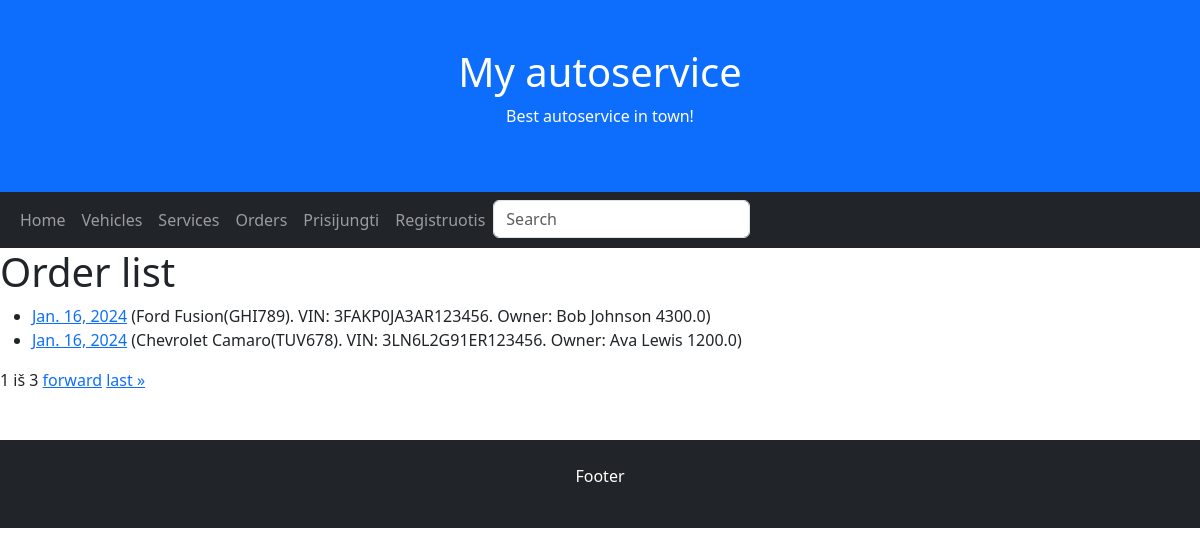
Screenshot of /autoservice/orders/ with the database file from the repository.
### autoservice/models.py (models this page shows, shortened)
class Order(models.Model):
    date = models.DateField(verbose_name='Date', auto_now=True, null=True, blank=True)
    vehicle = models.ForeignKey(to='Vehicle', on_delete=models.CASCADE)
    total = models.FloatField(verbose_name='Total', null=True, blank=True)
    ORDER_STATUS = (
        ('r', 'Received'),
        ('c', 'Confirmed'),
        ('ip', 'In-progress'),
        ('co', 'Complete'),
    )
    order_status = models.CharField(max_length=2, choices=ORDER_STATUS, blank=True, default='r', help_text='Order status')
    class Meta:
        verbose_name = 'Order'
        verbose_name_plural = 'Orders'

class Vehicle(models.Model):
    model = models.ForeignKey(to='Model', on_delete=models.CASCADE)
    plate = models.CharField(verbose_name='Plate number', max_length=50, null=True, blank=True)
    vin = models.CharField(verbose_name='VIN number', max_length=50, null=True, blank=True)
    client = models.CharField(verbose_name='Client', max_length=50, null=True, blank=True)
    cover = models.ImageField('Cover', upload_to='covers', null=True, blank=True)
    def __str__(self):
        return f"{self.model}({self.plate}). VIN: {self.vin}. Owner: {self.client}"
    class Meta:
        verbose_name = 'Vehicle'
        verbose_name_plural = 'Vehicles'

class Model(models.Model):
    make = models.CharField(verbose_name='Make', max_length=50, null=True, blank=True)
    model = models.CharField(verbose_name='Model', max_length=50, null=True, blank=True)
    def __str__(self):
        return f"{self.make} {self.model}"
    class Meta:
        verbose_name = 'Model'
        verbose_name_plural = 'Models'

### autoservice/views.py (the view)
# urls.py: path('orders/', views.OrderListView.as_view(), name='orders'),
class OrderListView(generic.ListView):
    model = Order
    paginate_by = 2
    template_name = 'order_list.html'

### autoservice/templates/order_list.html (shortened to what this page needs)
{% extends "base.html" %}
{% block "content" %}
  <h1>Order list</h1>
  {% if order_list %}
  <ul>
    {% for order in order_list %}
      <li>
        <a href="{{ order.id }}">{{ order.date }}</a> ({{order.vehicle}} {{order.total}})
      </li>
    {% endfor %}
  </ul>
  {% else %}
    <p>There are currently no orders.</p>
  {% endif %}
<div class="pagination">
    <span class="step-links">
        <span class="current">
            {{ page_obj.number }} iš {{ page_obj.paginator.num_pages }}
        </span>
        {% if page_obj.has_next %}
            <a href="?page={{ page_obj.next_page_number }}">forward</a>
            <a href="?page={{ page_obj.paginator.num_pages }}">last &raquo;</a>
        {% endif %}
    </span>
</div>
{% endblock %}

### rows the page displays
Order: date "Jan. 16, 2024", vehicle "Ford Fusion(GHI789). VIN: 3FAKP0JA3AR123456. Owner: Bob Johnson", total "4300.0"
Order: date "Jan. 16, 2024", vehicle "Chevrolet Camaro(TUV678). VIN: 3LN6L2G91ER123456. Owner: Ava Lewis", total "1200.0"

### other values shown
{{ page_obj.number }} "1"
{{ page_obj.paginator.num_pages }} "3"
